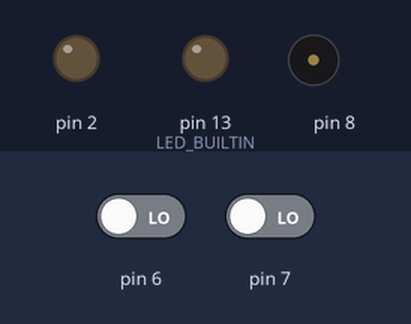
Recording of a sketch running on a simulated Arduino Mega 2560, built with avr-gcc and run on an emulated ATmega2560. Parts: output pins drawn as LEDs (lit = HIGH), buzzer (waves = sounding). Dashed ring = blinking. The test bench sets the inputs (shaded band); at power-on: pin 7 LOW, pin 6 LOW. What the sketch prints to the serial monitor is not drawn.

Above: at 1.4 s.
1.5 s: pin 7 driven HIGH
At 2.3 s:
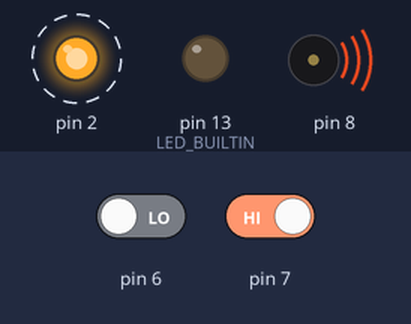
4.8 s: pin 7 driven LOW
At 6.2 s:
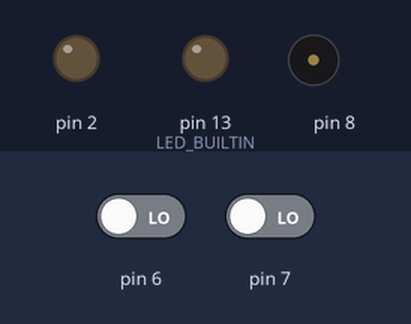
Timing chart, 0 to 7.8 s (numbered marks = the images above; inputs shaded):
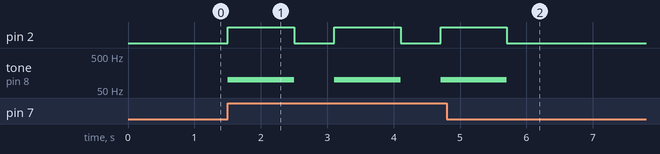

The sketch:

PIR_SENSOR_SW.ino
```cpp
const uint8_t BUZZER_PIN=8U;
const uint8_t PIR_PIN =7U;
const uint8_t LED =2U;
const uint8_t BUTTON=6U;
int count =0;

void setup() {
  // put your setup code here, to run once:
  Serial.begin(115200UL);
  Serial1.begin(9600UL);
  while(!Serial1); //블루투스 연결될때까지 대기
  pinMode(LED_BUILTIN, OUTPUT);
  pinMode(PIR_PIN, INPUT);
  pinMode(BUZZER_PIN, OUTPUT);
  pinMode(LED, OUTPUT);
  pinMode(BUTTON,INPUT);
}

void loop() {
  bool sw_state =digitalRead(BUTTON);
  // put your main code here, to run repeatedly:
  //버튼이 눌렸을 때 보안작동(블루투스로 전송) - 보안 작동 ( 작동 하였을 때 움직임이 감지되면 led 깜빡거리고 소리 나게)
  //버튼이 한번 더 눌리면 보안 해제 (블루투스 전송)- 보안 해제 (해제 하였을 때 움직여도 감지 x)
  if(sw_state==LOW){
    count++;
    delay(300UL);
    Serial.println(count);
    if(count==1){
      Serial.println(F("보안을 작동합니다."));
      Serial1.println(F("보안을 작동합니다."));
    }else{
      Serial.println(F("보안을 해제합니다."));
      Serial1.println(F("보안을 해제합니다."));
    }
  }
  if(count==1){
      if(digitalRead(PIR_PIN)){
        Serial.println(F("A thief!"));
        Serial1.println(F("도둑이야!"));
        tone(BUZZER_PIN, 100.2); //부저에게 PWM신호를 전달.
        digitalWrite(LED, HIGH);
        delay(1000UL);
        noTone(BUZZER_PIN); //부저 소리 차단.
        digitalWrite(LED,LOW);
      }
    }else if(count==0){
      if(digitalRead(PIR_PIN)){
        noTone(BUZZER_PIN); //부저 소리 차단.
        digitalWrite(LED,LOW);
      }
    }else if(count==2){
      count=0;
    }
}
```

Measured:
- after the input at 1.5 s, pin 2: alternates HIGH for 1.0 s and LOW for 0.60 s, starting at once; tone on pin 8: alternates 100 Hz for 1.0 s and silent for 0.60 s, starting at once
- after the input at 4.8 s, pin 2: goes on until 5.7 s, then stays LOW; tone on pin 8: goes on until 5.7 s, then stays silent
